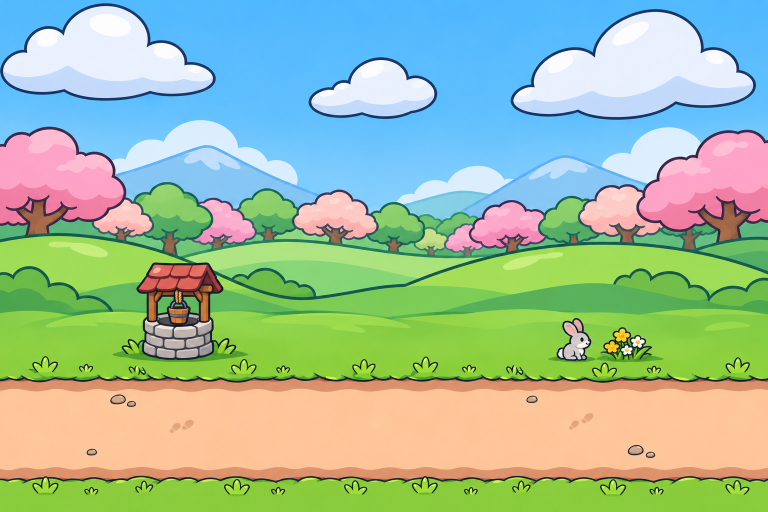
#> input picture assets/escenario/escenas/escena_02.png, 1536 x 1024 px (shown at 1/2 size); its folder holds only this picture in this run
$ python escenas.py
#> lines starting #> are read from the running program, lines starting #| are printed output that depends on the picture; after the words box and inside, x2 and y2 are one past the last pixel; in counts of white or black regions, pixels touching at a corner belong together
#!/usr/bin/env python3
"""Prepara las escenas completas (fondo + camino + objetos ya integrados) para la batalla.
Mide la franja de tierra del camino de cada una y escribe prototipos/batalla/img/esc/escenas.json."""
import os, json, numpy as np
from PIL import Image
R = os.path.abspath(os.path.join(os.path.dirname(__file__), '../..'))
A = R + '/assets/escenario/escenas'; O = R + '/docs/img/esc'; os.makedirs(O, exist_ok=True)
info = {}
for f in sorted(os.listdir(A)):
    if not f.endswith('.png'): continue
    n = f[:-4]; im = Image.open(os.path.join(A, f)).convert('RGB'); a = np.asarray(im).astype(int); h, w, _ = a.shape
#> further down, im is the input picture: PIL image 1536x1024 RGB; mean R, G, B 159.8, 189.2, 159
#> after `h, w, _ = a.shape`: h = 1024; w = 1536
    r, g, b = a[..., 0], a[..., 1], a[..., 2]
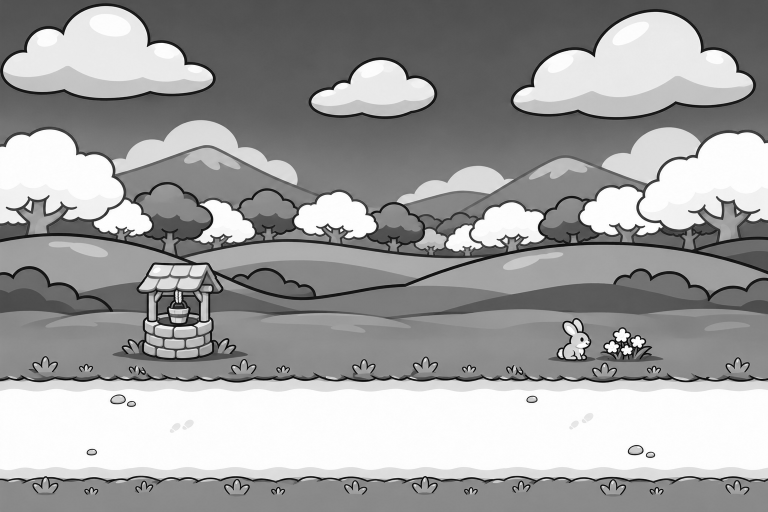
#> r: shape (1024, 1536) int64 (shown at 1/2 size); min 0, max 255, mean 159.8
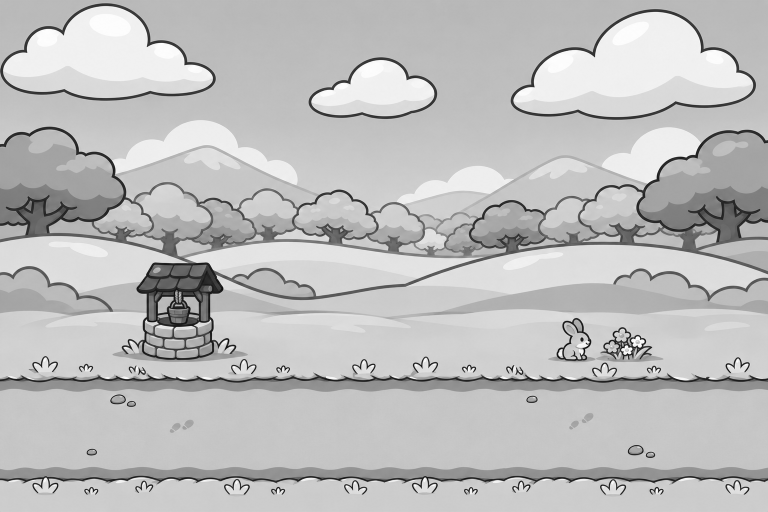
#> g: shape (1024, 1536) int64 (shown at 1/2 size); min 0, max 255, mean 189.2
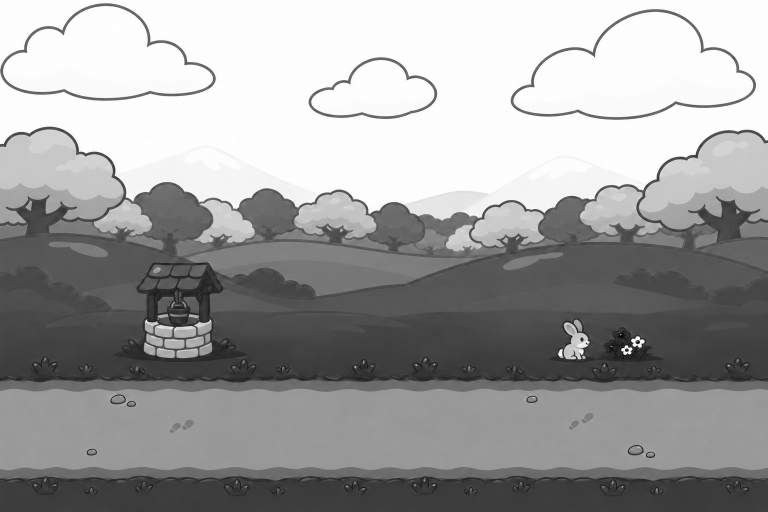
#> b: shape (1024, 1536) int64 (shown at 1/2 size); min 0, max 255, mean 159
    dirt = (r > 190) & (g > 130) & (g < 225) & (b < 190) & (r - g > 25)
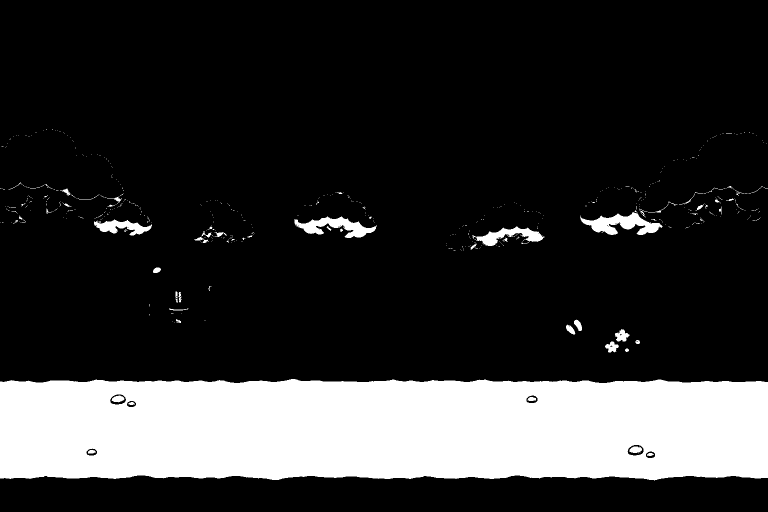
#> dirt: shape (1024, 1536) bool (shown at 1/2 size); 19.7% white; 560 white regions (504 under 20 px), largest, box (x1, y1, x2, y2) and area: (0, 758, 1536, 961) 294111, (1160, 424, 1325, 470) 3623, (589, 433, 753, 476) 3124
    frac = dirt[:, 100:-100].mean(1); rows = [y for y in range(int(h * 0.6), h) if frac[y] > 0.6]
#> after `frac = dirt[:, 100:-100].mean(1)`: frac = 1024 values, max 1 at index 766, min 0 at index 0, mean 0.198
#> after `rows = [y for y in range(int(h * 0.6), h) if frac[y] > 0.6]`: rows = 192 values from 763 to 954
    im.save(f'{O}/{n}.jpg', quality=88)   # a tamaño original: el campo es largo y la imagen se amplía
    info[n] = {'t': round(min(rows) / h, 4), 'b': round(max(rows) / h, 4), 'w': w, 'h': h,
               'top': '#%02x%02x%02x' % tuple(a[2, w // 2]), 'bot': '#%02x%02x%02x' % tuple(a[-2, w // 2])}
json.dump(info, open(O + '/escenas.json', 'w'), indent=1)
print({k: (v['t'], v['b']) for k, v in info.items()})
#| {'escena_02': (0.7451, 0.9316)}

$ run again, on assets/escenario/escenas/escena_08.png
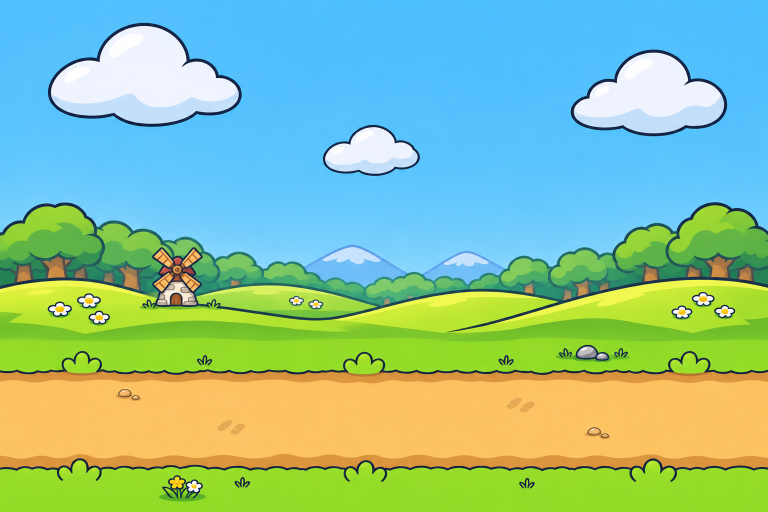
#> input picture assets/escenario/escenas/escena_08.png, 1536 x 1024 px (shown at 1/2 size)
#> im is the input picture: PIL image 1536x1024 RGB; mean R, G, B 141.9, 194.9, 155.9
#> `r, g, b = a[..., 0], a[..., 1], a[..., 2]`:
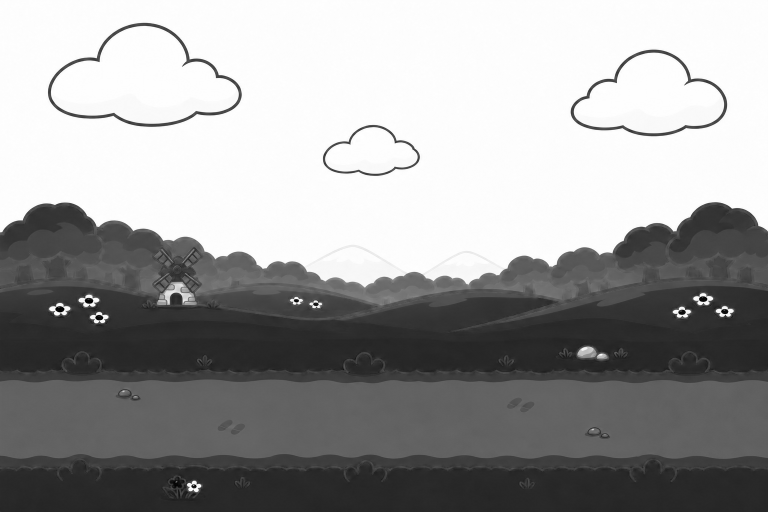
#> b: shape (1024, 1536) int64 (shown at 1/2 size); min 0, max 255, mean 155.9
#> `dirt = (r > 190) & (g > 130) & (g < 225) & (b < 190) & (r - g > 25)`:
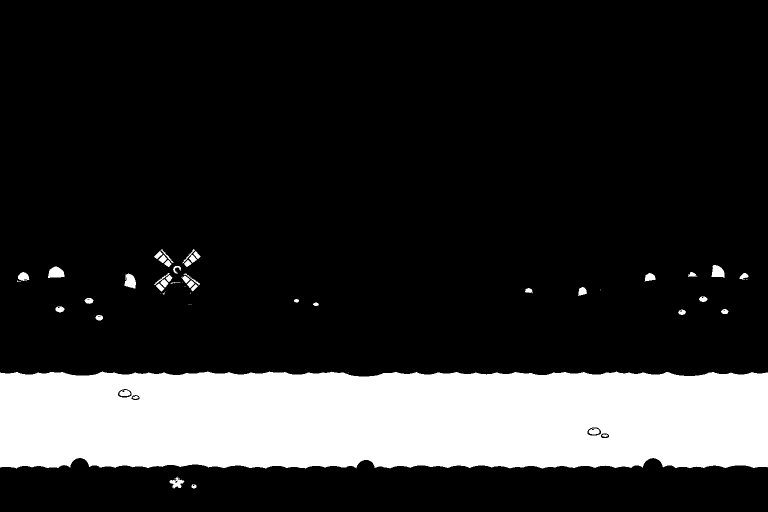
#> dirt: shape (1024, 1536) bool (shown at 1/2 size); 18.4% white; 59 white regions (17 under 20 px), largest, box (x1, y1, x2, y2) and area: (0, 743, 1536, 937) 283608, (96, 533, 129, 556) 564, (249, 547, 272, 577) 502
#> frac = 1024 values, max 1 at index 753, min 0 at index 0, mean 0.184
#> rows = 185 values from 747 to 931
#| {'escena_08': (0.7295, 0.9092)}
